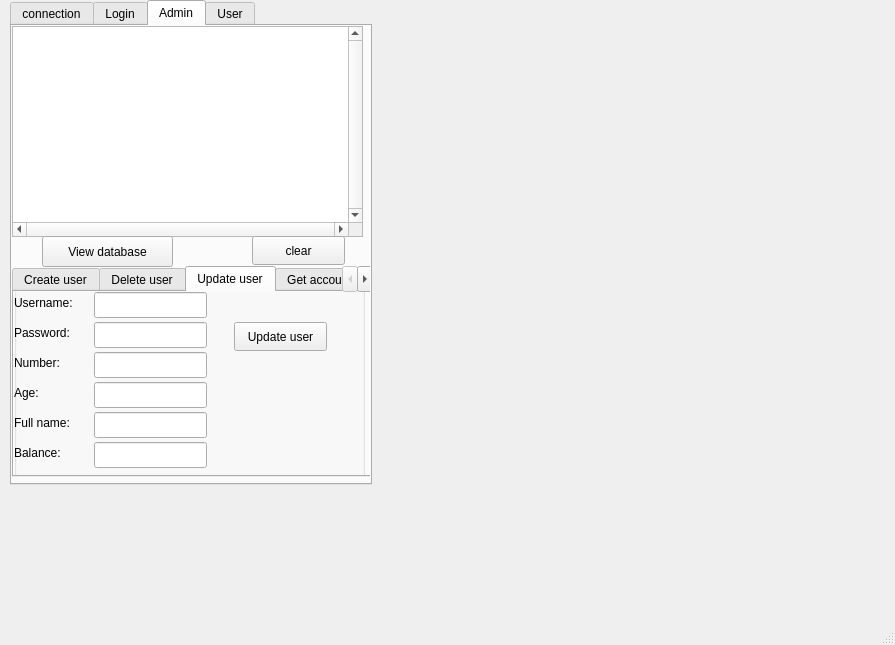
<?xml version="1.0" encoding="UTF-8"?>
<ui version="4.0">
 <class>MainWindow</class>
 <widget class="QMainWindow" name="MainWindow">
  <property name="geometry">
   <rect>
    <x>0</x>
    <y>0</y>
    <width>895</width>
    <height>645</height>
   </rect>
  </property>
  <property name="windowTitle">
   <string>MainWindow</string>
  </property>
  <widget class="QWidget" name="centralwidget">
   <widget class="QWidget" name="layoutWidget">
    <property name="geometry">
     <rect>
      <x>10</x>
      <y>0</y>
      <width>362</width>
      <height>485</height>
     </rect>
    </property>
    <layout class="QVBoxLayout" name="verticalLayout">
     <item>
      <widget class="QTabWidget" name="tabWidget">
       <property name="enabled">
        <bool>true</bool>
       </property>
       <property name="currentIndex">
        <number>2</number>
       </property>
       <property name="tabBarAutoHide">
        <bool>false</bool>
       </property>
       <widget class="QWidget" name="tab_3">
        <attribute name="title">
         <string>connection</string>
        </attribute>
        <widget class="QGroupBox" name="groupBox">
         <property name="geometry">
          <rect>
           <x>10</x>
           <y>30</y>
           <width>360</width>
           <height>264</height>
          </rect>
         </property>
         <property name="title">
          <string>Communication</string>
         </property>
         <layout class="QGridLayout" name="gridLayout_2">
          <item row="1" column="0" colspan="2">
           <widget class="QLineEdit" name="leData"/>
          </item>
          <item row="2" column="0">
           <widget class="QPushButton" name="pbSend">
            <property name="text">
             <string>Send</string>
            </property>
           </widget>
          </item>
          <item row="2" column="1">
           <widget class="QPushButton" name="pbClear">
            <property name="text">
             <string>clear</string>
            </property>
           </widget>
          </item>
          <item row="0" column="0">
           <widget class="QListWidget" name="lwData">
            <property name="verticalScrollBarPolicy">
             <enum>Qt::ScrollBarAlwaysOn</enum>
            </property>
            <property name="horizontalScrollBarPolicy">
             <enum>Qt::ScrollBarAlwaysOn</enum>
            </property>
            <property name="verticalScrollMode">
             <enum>QAbstractItemView::ScrollPerPixel</enum>
            </property>
            <property name="horizontalScrollMode">
             <enum>QAbstractItemView::ScrollPerPixel</enum>
            </property>
           </widget>
          </item>
         </layout>
        </widget>
        <widget class="QGroupBox" name="gbConnection">
         <property name="geometry">
          <rect>
           <x>0</x>
           <y>290</y>
           <width>360</width>
           <height>155</height>
          </rect>
         </property>
         <property name="title">
          <string>Connection</string>
         </property>
         <layout class="QGridLayout" name="gridLayout">
          <item row="0" column="0">
           <layout class="QHBoxLayout" name="horizontalLayout">
            <item>
             <widget class="QLabel" name="label">
              <property name="styleSheet">
               <string notr="true">
background-color: qlineargradient(spread:pad, x1:0, y1:0, x2:1, y2:0, stop:0 rgba(245, 224, 176, 255), stop:0.09 rgba(246, 189, 237, 255), stop:0.14 rgba(194, 207, 246, 255), stop:0.19 rgba(184, 160, 168, 255), stop:0.25 rgba(171, 186, 248, 255), stop:0.32 rgba(243, 248, 224, 255), stop:0.385 rgba(249, 162, 183, 255), stop:0.47 rgba(100, 115, 124, 255), stop:0.58 rgba(251, 205, 202, 255), stop:0.65 rgba(170, 128, 185, 255), stop:0.75 rgba(252, 222, 204, 255), stop:0.805 rgba(206, 122, 218, 255), stop:0.86 rgba(254, 223, 175, 255), stop:0.91 rgba(254, 236, 244, 255), stop:1 rgba(255, 191, 221, 255));</string>
              </property>
              <property name="text">
               <string>Enter IP :- </string>
              </property>
             </widget>
            </item>
            <item>
             <widget class="QLineEdit" name="leIP">
              <property name="inputMask">
               <string>000.000.000.000</string>
              </property>
             </widget>
            </item>
           </layout>
          </item>
          <item row="2" column="0">
           <layout class="QHBoxLayout" name="horizontalLayout_3">
            <item>
             <widget class="QPushButton" name="pbConnect">
              <property name="text">
               <string>Connect</string>
              </property>
             </widget>
            </item>
            <item>
             <widget class="QPushButton" name="pbDisconnect">
              <property name="text">
               <string>Disconnect</string>
              </property>
             </widget>
            </item>
           </layout>
          </item>
          <item row="1" column="0">
           <layout class="QHBoxLayout" name="horizontalLayout_2">
            <item>
             <widget class="QLabel" name="label_2">
              <property name="styleSheet">
               <string notr="true">background-color: qlineargradient(spread:pad, x1:0, y1:0, x2:1, y2:0, stop:0 rgba(245, 224, 176, 255), stop:0.09 rgba(246, 189, 237, 255), stop:0.14 rgba(194, 207, 246, 255), stop:0.19 rgba(184, 160, 168, 255), stop:0.25 rgba(171, 186, 248, 255), stop:0.32 rgba(243, 248, 224, 255), stop:0.385 rgba(249, 162, 183, 255), stop:0.47 rgba(100, 115, 124, 255), stop:0.58 rgba(251, 205, 202, 255), stop:0.65 rgba(170, 128, 185, 255), stop:0.75 rgba(252, 222, 204, 255), stop:0.805 rgba(206, 122, 218, 255), stop:0.86 rgba(254, 223, 175, 255), stop:0.91 rgba(254, 236, 244, 255), stop:1 rgba(255, 191, 221, 255));</string>
              </property>
              <property name="text">
               <string>Enter Port :-</string>
              </property>
             </widget>
            </item>
            <item>
             <widget class="QLineEdit" name="lePort"/>
            </item>
           </layout>
          </item>
         </layout>
        </widget>
       </widget>
       <widget class="QWidget" name="tab_9">
        <attribute name="title">
         <string>Login</string>
        </attribute>
        <widget class="QLabel" name="label_3">
         <property name="geometry">
          <rect>
           <x>10</x>
           <y>20</y>
           <width>121</width>
           <height>71</height>
          </rect>
         </property>
         <property name="text">
          <string>Username:</string>
         </property>
        </widget>
        <widget class="QLineEdit" name="lineEdit">
         <property name="geometry">
          <rect>
           <x>100</x>
           <y>50</y>
           <width>113</width>
           <height>26</height>
          </rect>
         </property>
        </widget>
        <widget class="QLabel" name="label_4">
         <property name="geometry">
          <rect>
           <x>10</x>
           <y>110</y>
           <width>71</width>
           <height>21</height>
          </rect>
         </property>
         <property name="text">
          <string>Password:</string>
         </property>
        </widget>
        <widget class="QLineEdit" name="lineEdit_2">
         <property name="geometry">
          <rect>
           <x>100</x>
           <y>110</y>
           <width>113</width>
           <height>26</height>
          </rect>
         </property>
        </widget>
        <widget class="QPushButton" name="pushButton">
         <property name="geometry">
          <rect>
           <x>130</x>
           <y>200</y>
           <width>93</width>
           <height>29</height>
          </rect>
         </property>
         <property name="text">
          <string>Login</string>
         </property>
        </widget>
       </widget>
       <widget class="QWidget" name="tab_4">
        <attribute name="title">
         <string>Admin</string>
        </attribute>
        <widget class="QListWidget" name="lwData_2">
         <property name="geometry">
          <rect>
           <x>0</x>
           <y>0</y>
           <width>351</width>
           <height>211</height>
          </rect>
         </property>
         <property name="verticalScrollBarPolicy">
          <enum>Qt::ScrollBarAlwaysOn</enum>
         </property>
         <property name="horizontalScrollBarPolicy">
          <enum>Qt::ScrollBarAlwaysOn</enum>
         </property>
         <property name="verticalScrollMode">
          <enum>QAbstractItemView::ScrollPerPixel</enum>
         </property>
         <property name="horizontalScrollMode">
          <enum>QAbstractItemView::ScrollPerPixel</enum>
         </property>
        </widget>
        <widget class="QPushButton" name="pushButton_2">
         <property name="geometry">
          <rect>
           <x>30</x>
           <y>210</y>
           <width>131</width>
           <height>31</height>
          </rect>
         </property>
         <property name="text">
          <string>View database</string>
         </property>
        </widget>
        <widget class="QTabWidget" name="tabWidget_3">
         <property name="geometry">
          <rect>
           <x>0</x>
           <y>240</y>
           <width>361</width>
           <height>211</height>
          </rect>
         </property>
         <property name="currentIndex">
          <number>2</number>
         </property>
         <widget class="QWidget" name="tab_11">
          <attribute name="title">
           <string>Create user</string>
          </attribute>
          <widget class="QScrollBar" name="verticalScrollBar">
           <property name="geometry">
            <rect>
             <x>340</x>
             <y>0</y>
             <width>16</width>
             <height>160</height>
            </rect>
           </property>
           <property name="sliderPosition">
            <number>0</number>
           </property>
           <property name="orientation">
            <enum>Qt::Vertical</enum>
           </property>
          </widget>
          <widget class="QGroupBox" name="groupBox_2">
           <property name="geometry">
            <rect>
             <x>0</x>
             <y>-30</y>
             <width>351</width>
             <height>221</height>
            </rect>
           </property>
           <property name="title">
            <string>GroupBox</string>
           </property>
           <widget class="QPushButton" name="pushButton_3">
            <property name="geometry">
             <rect>
              <x>220</x>
              <y>60</y>
              <width>93</width>
              <height>29</height>
             </rect>
            </property>
            <property name="text">
             <string>Create user</string>
            </property>
           </widget>
           <widget class="QLabel" name="label_5">
            <property name="geometry">
             <rect>
              <x>0</x>
              <y>30</y>
              <width>71</width>
              <height>21</height>
             </rect>
            </property>
            <property name="text">
             <string>Username:</string>
            </property>
           </widget>
           <widget class="QLineEdit" name="lineEdit_3">
            <property name="geometry">
             <rect>
              <x>80</x>
              <y>30</y>
              <width>113</width>
              <height>26</height>
             </rect>
            </property>
           </widget>
           <widget class="QLabel" name="label_6">
            <property name="geometry">
             <rect>
              <x>0</x>
              <y>60</y>
              <width>71</width>
              <height>21</height>
             </rect>
            </property>
            <property name="text">
             <string>Password:</string>
            </property>
           </widget>
           <widget class="QLineEdit" name="lineEdit_4">
            <property name="geometry">
             <rect>
              <x>80</x>
              <y>60</y>
              <width>113</width>
              <height>26</height>
             </rect>
            </property>
           </widget>
           <widget class="QLabel" name="label_12">
            <property name="geometry">
             <rect>
              <x>0</x>
              <y>90</y>
              <width>71</width>
              <height>21</height>
             </rect>
            </property>
            <property name="text">
             <string>Number:</string>
            </property>
           </widget>
           <widget class="QLineEdit" name="lineEdit_5">
            <property name="geometry">
             <rect>
              <x>80</x>
              <y>90</y>
              <width>113</width>
              <height>26</height>
             </rect>
            </property>
           </widget>
           <widget class="QLineEdit" name="lineEdit_6">
            <property name="geometry">
             <rect>
              <x>80</x>
              <y>120</y>
              <width>113</width>
              <height>26</height>
             </rect>
            </property>
           </widget>
           <widget class="QLineEdit" name="lineEdit_7">
            <property name="geometry">
             <rect>
              <x>80</x>
              <y>150</y>
              <width>113</width>
              <height>26</height>
             </rect>
            </property>
           </widget>
           <widget class="QLineEdit" name="lineEdit_8">
            <property name="geometry">
             <rect>
              <x>80</x>
              <y>180</y>
              <width>113</width>
              <height>26</height>
             </rect>
            </property>
           </widget>
           <widget class="QLabel" name="label_11">
            <property name="geometry">
             <rect>
              <x>0</x>
              <y>120</y>
              <width>71</width>
              <height>21</height>
             </rect>
            </property>
            <property name="text">
             <string>Age:</string>
            </property>
           </widget>
           <widget class="QLabel" name="label_8">
            <property name="geometry">
             <rect>
              <x>0</x>
              <y>150</y>
              <width>71</width>
              <height>21</height>
             </rect>
            </property>
            <property name="text">
             <string>Full name:</string>
            </property>
           </widget>
           <widget class="QLabel" name="label_7">
            <property name="geometry">
             <rect>
              <x>0</x>
              <y>180</y>
              <width>71</width>
              <height>21</height>
             </rect>
            </property>
            <property name="text">
             <string>Balance:</string>
            </property>
           </widget>
          </widget>
         </widget>
         <widget class="QWidget" name="tab_13">
          <attribute name="title">
           <string>Delete user</string>
          </attribute>
          <widget class="QGroupBox" name="groupBox_3">
           <property name="geometry">
            <rect>
             <x>0</x>
             <y>-30</y>
             <width>351</width>
             <height>221</height>
            </rect>
           </property>
           <property name="title">
            <string>GroupBox</string>
           </property>
           <widget class="QLabel" name="label_13">
            <property name="geometry">
             <rect>
              <x>0</x>
              <y>60</y>
              <width>71</width>
              <height>21</height>
             </rect>
            </property>
            <property name="text">
             <string>Number:</string>
            </property>
           </widget>
           <widget class="QLineEdit" name="lineEdit_11">
            <property name="geometry">
             <rect>
              <x>80</x>
              <y>60</y>
              <width>113</width>
              <height>26</height>
             </rect>
            </property>
           </widget>
           <widget class="QPushButton" name="pushButton_7">
            <property name="geometry">
             <rect>
              <x>220</x>
              <y>60</y>
              <width>111</width>
              <height>29</height>
             </rect>
            </property>
            <property name="text">
             <string>Delete user</string>
            </property>
           </widget>
          </widget>
         </widget>
         <widget class="QWidget" name="tab_14">
          <attribute name="title">
           <string>Update user</string>
          </attribute>
          <widget class="QGroupBox" name="groupBox_4">
           <property name="geometry">
            <rect>
             <x>0</x>
             <y>-30</y>
             <width>351</width>
             <height>221</height>
            </rect>
           </property>
           <property name="title">
            <string>GroupBox</string>
           </property>
           <widget class="QLabel" name="label_17">
            <property name="geometry">
             <rect>
              <x>0</x>
              <y>30</y>
              <width>71</width>
              <height>21</height>
             </rect>
            </property>
            <property name="text">
             <string>Username:</string>
            </property>
           </widget>
           <widget class="QLineEdit" name="lineEdit_15">
            <property name="geometry">
             <rect>
              <x>80</x>
              <y>30</y>
              <width>113</width>
              <height>26</height>
             </rect>
            </property>
           </widget>
           <widget class="QLabel" name="label_18">
            <property name="geometry">
             <rect>
              <x>0</x>
              <y>60</y>
              <width>71</width>
              <height>21</height>
             </rect>
            </property>
            <property name="text">
             <string>Password:</string>
            </property>
           </widget>
           <widget class="QLineEdit" name="lineEdit_16">
            <property name="geometry">
             <rect>
              <x>80</x>
              <y>60</y>
              <width>113</width>
              <height>26</height>
             </rect>
            </property>
           </widget>
           <widget class="QLabel" name="label_19">
            <property name="geometry">
             <rect>
              <x>0</x>
              <y>90</y>
              <width>71</width>
              <height>21</height>
             </rect>
            </property>
            <property name="text">
             <string>Number:</string>
            </property>
           </widget>
           <widget class="QLineEdit" name="lineEdit_17">
            <property name="geometry">
             <rect>
              <x>80</x>
              <y>90</y>
              <width>113</width>
              <height>26</height>
             </rect>
            </property>
           </widget>
           <widget class="QLineEdit" name="lineEdit_18">
            <property name="geometry">
             <rect>
              <x>80</x>
              <y>120</y>
              <width>113</width>
              <height>26</height>
             </rect>
            </property>
           </widget>
           <widget class="QLineEdit" name="lineEdit_19">
            <property name="geometry">
             <rect>
              <x>80</x>
              <y>150</y>
              <width>113</width>
              <height>26</height>
             </rect>
            </property>
           </widget>
           <widget class="QLineEdit" name="lineEdit_20">
            <property name="geometry">
             <rect>
              <x>80</x>
              <y>180</y>
              <width>113</width>
              <height>26</height>
             </rect>
            </property>
           </widget>
           <widget class="QLabel" name="label_20">
            <property name="geometry">
             <rect>
              <x>0</x>
              <y>120</y>
              <width>71</width>
              <height>21</height>
             </rect>
            </property>
            <property name="text">
             <string>Age:</string>
            </property>
           </widget>
           <widget class="QLabel" name="label_21">
            <property name="geometry">
             <rect>
              <x>0</x>
              <y>150</y>
              <width>71</width>
              <height>21</height>
             </rect>
            </property>
            <property name="text">
             <string>Full name:</string>
            </property>
           </widget>
           <widget class="QLabel" name="label_22">
            <property name="geometry">
             <rect>
              <x>0</x>
              <y>180</y>
              <width>71</width>
              <height>21</height>
             </rect>
            </property>
            <property name="text">
             <string>Balance:</string>
            </property>
           </widget>
           <widget class="QPushButton" name="pushButton_6">
            <property name="geometry">
             <rect>
              <x>220</x>
              <y>60</y>
              <width>93</width>
              <height>29</height>
             </rect>
            </property>
            <property name="text">
             <string>Update user</string>
            </property>
           </widget>
          </widget>
         </widget>
         <widget class="QWidget" name="tab_15">
          <attribute name="title">
           <string>Get account number</string>
          </attribute>
          <widget class="QGroupBox" name="groupBox_5">
           <property name="geometry">
            <rect>
             <x>0</x>
             <y>-30</y>
             <width>351</width>
             <height>221</height>
            </rect>
           </property>
           <property name="title">
            <string>GroupBox</string>
           </property>
           <widget class="QLabel" name="label_23">
            <property name="geometry">
             <rect>
              <x>0</x>
              <y>30</y>
              <width>71</width>
              <height>21</height>
             </rect>
            </property>
            <property name="text">
             <string>Username:</string>
            </property>
           </widget>
           <widget class="QLineEdit" name="lineEdit_21">
            <property name="geometry">
             <rect>
              <x>80</x>
              <y>30</y>
              <width>113</width>
              <height>26</height>
             </rect>
            </property>
           </widget>
           <widget class="QPushButton" name="pushButton_4">
            <property name="geometry">
             <rect>
              <x>210</x>
              <y>60</y>
              <width>111</width>
              <height>29</height>
             </rect>
            </property>
            <property name="text">
             <string>Get Account no</string>
            </property>
           </widget>
           <widget class="QLabel" name="label_24">
            <property name="geometry">
             <rect>
              <x>0</x>
              <y>70</y>
              <width>71</width>
              <height>21</height>
             </rect>
            </property>
            <property name="text">
             <string>Pass:</string>
            </property>
           </widget>
           <widget class="QLineEdit" name="lineEdit_22">
            <property name="geometry">
             <rect>
              <x>80</x>
              <y>60</y>
              <width>113</width>
              <height>26</height>
             </rect>
            </property>
           </widget>
          </widget>
         </widget>
         <widget class="QWidget" name="tab_16">
          <attribute name="title">
           <string>View balance</string>
          </attribute>
          <widget class="QGroupBox" name="groupBox_6">
           <property name="geometry">
            <rect>
             <x>10</x>
             <y>-40</y>
             <width>351</width>
             <height>221</height>
            </rect>
           </property>
           <property name="title">
            <string>GroupBox</string>
           </property>
           <widget class="QLabel" name="label_31">
            <property name="geometry">
             <rect>
              <x>0</x>
              <y>60</y>
              <width>71</width>
              <height>21</height>
             </rect>
            </property>
            <property name="text">
             <string>Number:</string>
            </property>
           </widget>
           <widget class="QLineEdit" name="lineEdit_29">
            <property name="geometry">
             <rect>
              <x>80</x>
              <y>60</y>
              <width>113</width>
              <height>26</height>
             </rect>
            </property>
           </widget>
           <widget class="QPushButton" name="pushButton_5">
            <property name="geometry">
             <rect>
              <x>210</x>
              <y>60</y>
              <width>111</width>
              <height>29</height>
             </rect>
            </property>
            <property name="text">
             <string>View balance</string>
            </property>
           </widget>
          </widget>
         </widget>
         <widget class="QWidget" name="tab_12">
          <attribute name="title">
           <string>View transaction history</string>
          </attribute>
          <widget class="QGroupBox" name="groupBox_7">
           <property name="geometry">
            <rect>
             <x>0</x>
             <y>-40</y>
             <width>351</width>
             <height>221</height>
            </rect>
           </property>
           <property name="title">
            <string>GroupBox</string>
           </property>
           <widget class="QLabel" name="label_37">
            <property name="geometry">
             <rect>
              <x>0</x>
              <y>90</y>
              <width>71</width>
              <height>21</height>
             </rect>
            </property>
            <property name="text">
             <string>Number:</string>
            </property>
           </widget>
           <widget class="QLineEdit" name="lineEdit_35">
            <property name="geometry">
             <rect>
              <x>80</x>
              <y>90</y>
              <width>113</width>
              <height>26</height>
             </rect>
            </property>
           </widget>
           <widget class="QPushButton" name="pushButton_8">
            <property name="geometry">
             <rect>
              <x>40</x>
              <y>150</y>
              <width>191</width>
              <height>51</height>
             </rect>
            </property>
            <property name="text">
             <string>View transaction history</string>
            </property>
           </widget>
          </widget>
         </widget>
        </widget>
        <widget class="QPushButton" name="pushButton_14">
         <property name="geometry">
          <rect>
           <x>240</x>
           <y>210</y>
           <width>93</width>
           <height>29</height>
          </rect>
         </property>
         <property name="text">
          <string>clear</string>
         </property>
        </widget>
       </widget>
       <widget class="QWidget" name="tab_10">
        <attribute name="title">
         <string>User</string>
        </attribute>
        <widget class="QListWidget" name="lwData_3">
         <property name="geometry">
          <rect>
           <x>0</x>
           <y>0</y>
           <width>351</width>
           <height>181</height>
          </rect>
         </property>
         <property name="verticalScrollBarPolicy">
          <enum>Qt::ScrollBarAlwaysOn</enum>
         </property>
         <property name="horizontalScrollBarPolicy">
          <enum>Qt::ScrollBarAlwaysOn</enum>
         </property>
         <property name="verticalScrollMode">
          <enum>QAbstractItemView::ScrollPerPixel</enum>
         </property>
         <property name="horizontalScrollMode">
          <enum>QAbstractItemView::ScrollPerPixel</enum>
         </property>
        </widget>
        <widget class="QTabWidget" name="tabWidget_2">
         <property name="geometry">
          <rect>
           <x>0</x>
           <y>210</y>
           <width>351</width>
           <height>241</height>
          </rect>
         </property>
         <property name="currentIndex">
          <number>1</number>
         </property>
         <widget class="QWidget" name="tab">
          <attribute name="title">
           <string>View</string>
          </attribute>
          <widget class="QPushButton" name="pushButton_9">
           <property name="geometry">
            <rect>
             <x>0</x>
             <y>20</y>
             <width>191</width>
             <height>51</height>
            </rect>
           </property>
           <property name="text">
            <string>View transaction history</string>
           </property>
          </widget>
          <widget class="QPushButton" name="pushButton_10">
           <property name="geometry">
            <rect>
             <x>0</x>
             <y>70</y>
             <width>191</width>
             <height>61</height>
            </rect>
           </property>
           <property name="text">
            <string>View balance</string>
           </property>
          </widget>
          <widget class="QPushButton" name="pushButton_11">
           <property name="geometry">
            <rect>
             <x>0</x>
             <y>130</y>
             <width>191</width>
             <height>71</height>
            </rect>
           </property>
           <property name="text">
            <string> View Account no</string>
           </property>
          </widget>
         </widget>
         <widget class="QWidget" name="tab_2">
          <attribute name="title">
           <string>Action</string>
          </attribute>
          <widget class="QPushButton" name="pushButton_13">
           <property name="geometry">
            <rect>
             <x>0</x>
             <y>30</y>
             <width>131</width>
             <height>21</height>
            </rect>
           </property>
           <property name="text">
            <string>Make transaction</string>
           </property>
          </widget>
          <widget class="QPushButton" name="pushButton_12">
           <property name="geometry">
            <rect>
             <x>0</x>
             <y>170</y>
             <width>131</width>
             <height>31</height>
            </rect>
           </property>
           <property name="text">
            <string>Transfer</string>
           </property>
          </widget>
          <widget class="QLabel" name="label_35">
           <property name="geometry">
            <rect>
             <x>0</x>
             <y>0</y>
             <width>63</width>
             <height>20</height>
            </rect>
           </property>
           <property name="text">
            <string>Amount:</string>
           </property>
          </widget>
          <widget class="QLineEdit" name="lePort_2">
           <property name="geometry">
            <rect>
             <x>70</x>
             <y>0</y>
             <width>198</width>
             <height>26</height>
            </rect>
           </property>
          </widget>
          <widget class="QLabel" name="label_36">
           <property name="geometry">
            <rect>
             <x>0</x>
             <y>60</y>
             <width>63</width>
             <height>20</height>
            </rect>
           </property>
           <property name="text">
            <string>Amount:</string>
           </property>
          </widget>
          <widget class="QLineEdit" name="lePort_3">
           <property name="geometry">
            <rect>
             <x>70</x>
             <y>60</y>
             <width>198</width>
             <height>26</height>
            </rect>
           </property>
          </widget>
          <widget class="QLabel" name="label_38">
           <property name="geometry">
            <rect>
             <x>0</x>
             <y>120</y>
             <width>63</width>
             <height>20</height>
            </rect>
           </property>
           <property name="text">
            <string>Acc num:</string>
           </property>
          </widget>
          <widget class="QLineEdit" name="lePort_4">
           <property name="geometry">
            <rect>
             <x>70</x>
             <y>125</y>
             <width>198</width>
             <height>31</height>
            </rect>
           </property>
          </widget>
          <widget class="QLabel" name="label_39">
           <property name="geometry">
            <rect>
             <x>0</x>
             <y>90</y>
             <width>63</width>
             <height>20</height>
            </rect>
           </property>
           <property name="text">
            <string>My ID:</string>
           </property>
          </widget>
          <widget class="QLineEdit" name="lePort_5">
           <property name="geometry">
            <rect>
             <x>70</x>
             <y>90</y>
             <width>198</width>
             <height>31</height>
            </rect>
           </property>
          </widget>
         </widget>
        </widget>
        <widget class="QPushButton" name="pushButton_15">
         <property name="geometry">
          <rect>
           <x>130</x>
           <y>180</y>
           <width>93</width>
           <height>29</height>
          </rect>
         </property>
         <property name="text">
          <string>Clear</string>
         </property>
        </widget>
       </widget>
      </widget>
     </item>
    </layout>
   </widget>
  </widget>
  <widget class="QMenuBar" name="menubar">
   <property name="geometry">
    <rect>
     <x>0</x>
     <y>0</y>
     <width>895</width>
     <height>26</height>
    </rect>
   </property>
  </widget>
  <widget class="QStatusBar" name="statusbar"/>
 </widget>
 <resources/>
 <connections>
  <connection>
   <sender>pbClear</sender>
   <signal>clicked()</signal>
   <receiver>lwData</receiver>
   <slot>clear()</slot>
   <hints>
    <hint type="sourcelabel">
     <x>370</x>
     <y>337</y>
    </hint>
    <hint type="destinationlabel">
     <x>169</x>
     <y>268</y>
    </hint>
   </hints>
  </connection>
  <connection>
   <sender>pushButton_14</sender>
   <signal>clicked()</signal>
   <receiver>lwData_2</receiver>
   <slot>clear()</slot>
   <hints>
    <hint type="sourcelabel">
     <x>301</x>
     <y>281</y>
    </hint>
    <hint type="destinationlabel">
     <x>284</x>
     <y>234</y>
    </hint>
   </hints>
  </connection>
  <connection>
   <sender>pushButton_15</sender>
   <signal>clicked()</signal>
   <receiver>lwData_3</receiver>
   <slot>clear()</slot>
   <hints>
    <hint type="sourcelabel">
     <x>210</x>
     <y>247</y>
    </hint>
    <hint type="destinationlabel">
     <x>207</x>
     <y>196</y>
    </hint>
   </hints>
  </connection>
 </connections>
</ui>
